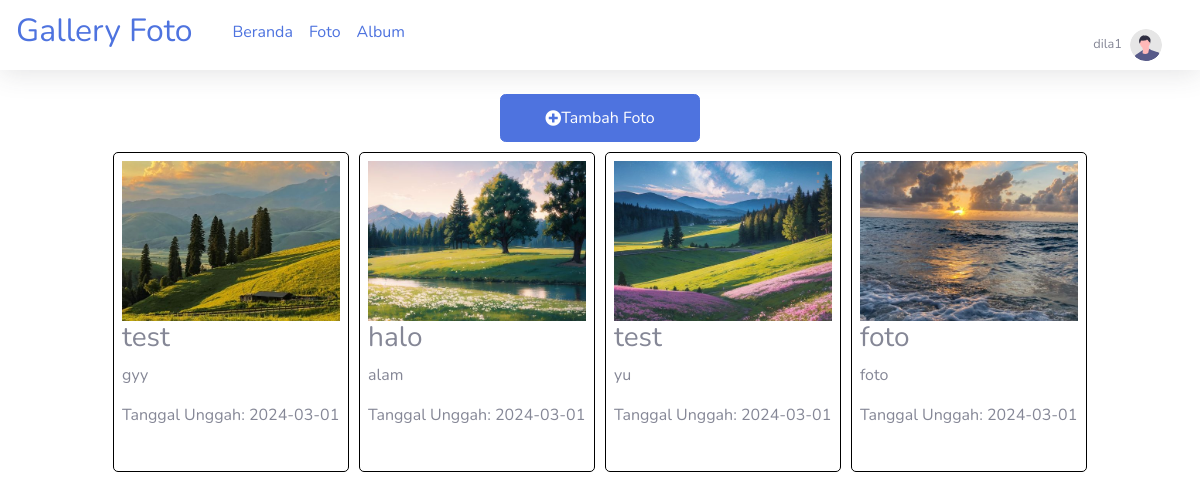
/user/foto/datafoto.php (signed in), run on the app's committed database.
### tables this page shows
CREATE TABLE `foto` (
  `FotoID` int(11) NOT NULL,
  `JudulFoto` varchar(255) NOT NULL,
  `DeskripsiFoto` text NOT NULL,
  `TanggalUnggah` date NOT NULL,
  `LokasiFile` varchar(255) NOT NULL,
  `AlbumID` int(11) NOT NULL,
  `UserID` int(11) NOT NULL,
  `created_at` timestamp NOT NULL DEFAULT current_timestamp() ON UPDATE current_timestamp()
);

### user/foto/datafoto.php (the view, shortened to what this page needs)
<?php
include "../../koneksi.php";
function ambilSemuaFoto() {
    global $conn;
    $query = "SELECT * FROM foto";
    $result = mysqli_query($conn, $query);
    $data = mysqli_fetch_all($result, MYSQLI_ASSOC);
    return $data;
}
$datasfoto = ambilSemuaFoto();
?>
<!DOCTYPE html>
<html lang="en">
<head>
    <link href="../../vendor/fontawesome-free/css/all.min.css" rel="stylesheet" type="text/css">
    <link href="../../css/sb-admin-2.min.css" rel="stylesheet">
</head>
<body>
<div id="content-wrapper" class="d-flex flex-column">
    <div id="content">
        <nav class="navbar navbar-expand navbar-light bg-white topbar mb-4 static-top shadow">
            <h2 class="gallery-title text-primary">Gallery Foto</h2>
            <ul style='display:flex;gap:1em;list-style:none;align-items:center;top:5px;position:relative'>
                <li class="nav-item">
                    <a href='../beranda.php'>Beranda</a>
                </li>
                <li class="nav-item">
                    <a href='datafoto.php'>Foto</a>
                </li>
                <li class="nav-item">
                    <a href='../album/album.php?userid='>Album</a>
                </li>
            </ul>
            <ul class="navbar-nav ml-auto">
                <li class="nav-item dropdown no-arrow">
                    <a class="nav-link dropdown-toggle" href="#" id="userDropdown" role="button"
                       data-toggle="dropdown" aria-haspopup="true" aria-expanded="false">
                        <span class="mr-2 d-none d-lg-inline text-gray-600 small"><?= $_SESSION['username']  ?></span>
                        <img class="img-profile rounded-circle"
                             src="../../img/undraw_profile.svg">
                    </a>
                </li>
            </ul>
        </nav>
        <a href="" class="btn btn-primary" style='height:3em;width:200px;display:flex;justify-content:center;align-items:center;margin:0px auto;' data-toggle="modal" data-target="#tambahFotoModal">
            <i class="fas fa-plus-circle"></i> Tambah Foto
        </a>
        <div class="gallery" >
            <?php
            foreach ($datasfoto as $datafoto) :
                if($datafoto["UserID"] == $_SESSION["UserID"]){
                    ?>
                    <div class="gallery-item" >
                        <img style="height:10em;object-fit:cover" src="../../img/<?= $datafoto['LokasiFile'] ?>" alt="<?= $datafoto['JudulFoto'] ?>">
                        <div class="dropdown">
                            <span class="dropdown-icon" onclick="toggleDropdown(this)">&#8942;</span>
                        </div>
                        <div class="caption">
                            <h3><?= $datafoto['JudulFoto'] ?></h3>
                            <p><?= $datafoto['DeskripsiFoto'] ?></p>
                            <p>Tanggal Unggah: <?= $datafoto['TanggalUnggah'] ?></p>
                        </div>
                    </div>
                <?php } ?>
            <?php endforeach; ?>
        </div>
    </div>
</body>
</html>

### user/foto/datafoto.php (style rules this page uses)
.gallery { display: grid; grid-template-columns: repeat(auto-fit, minmax(20%, 10%)); gap: 1em; padding: 10px; columns: 4; justify-content: center; column-gap: 10px; }
.gallery-item { position: relative; border: 1px solid #000; border-radius: 5px; height:20em; overflow: hidden; padding: 8px; }
.gallery-item img { width: 100%; height: auto; display: block; }
.dropdown { position: absolute; top: 10px; right: 10px; }
.dropdown-icon { cursor: default; font-size: 24px; }

### data on the page
foto: LokasiFile+JudulFoto (picture), JudulFoto "test", DeskripsiFoto "gyy", TanggalUnggah "2024-03-01"
foto: LokasiFile (picture), JudulFoto "halo", DeskripsiFoto "alam", TanggalUnggah "2024-03-01"
foto: LokasiFile+JudulFoto (picture), JudulFoto "test", DeskripsiFoto "yu", TanggalUnggah "2024-03-01"
foto: LokasiFile (picture), JudulFoto "foto", DeskripsiFoto "foto", TanggalUnggah "2024-03-01"

### other printed values
$_SESSION['username'] "dila1"
